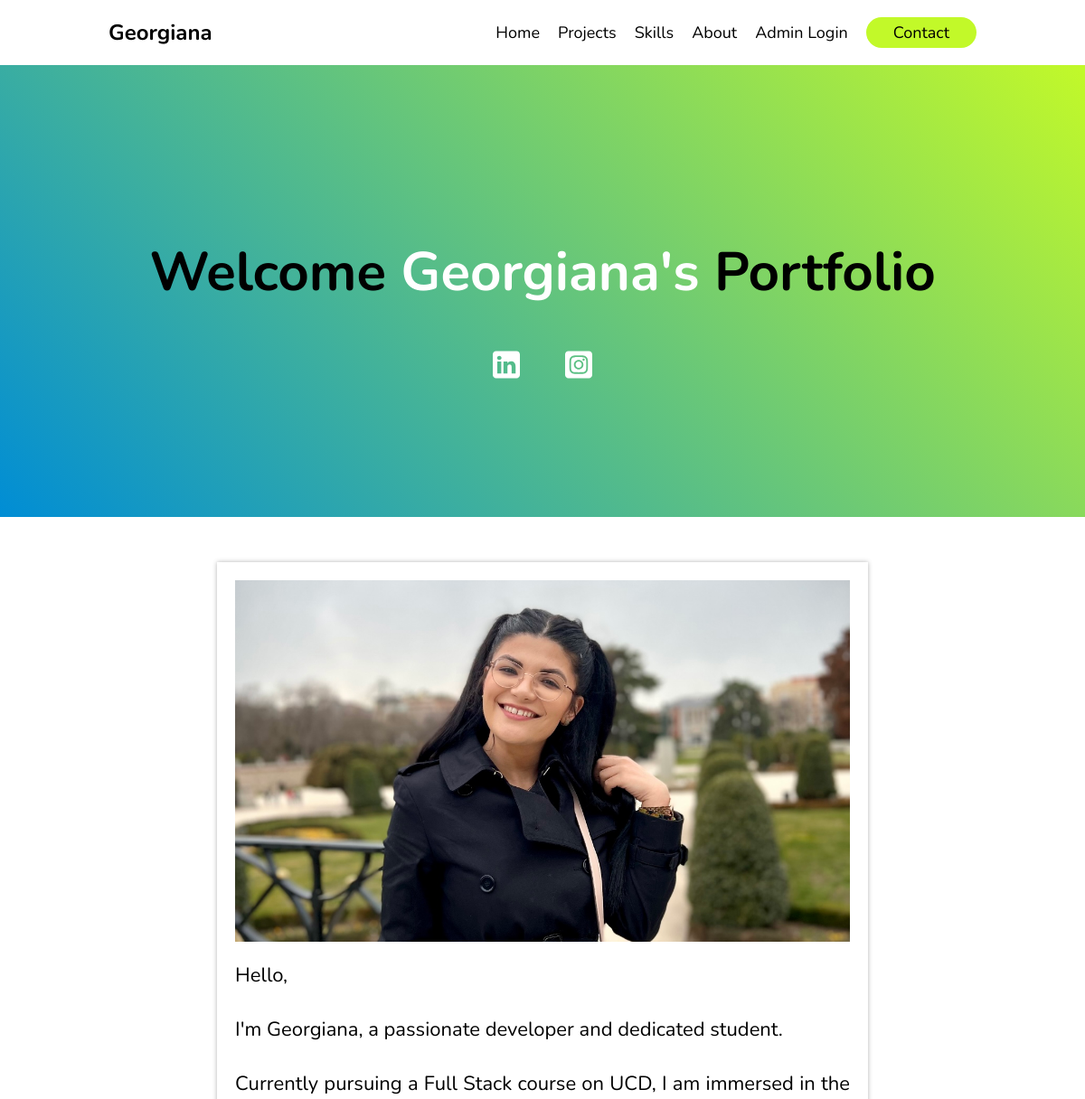
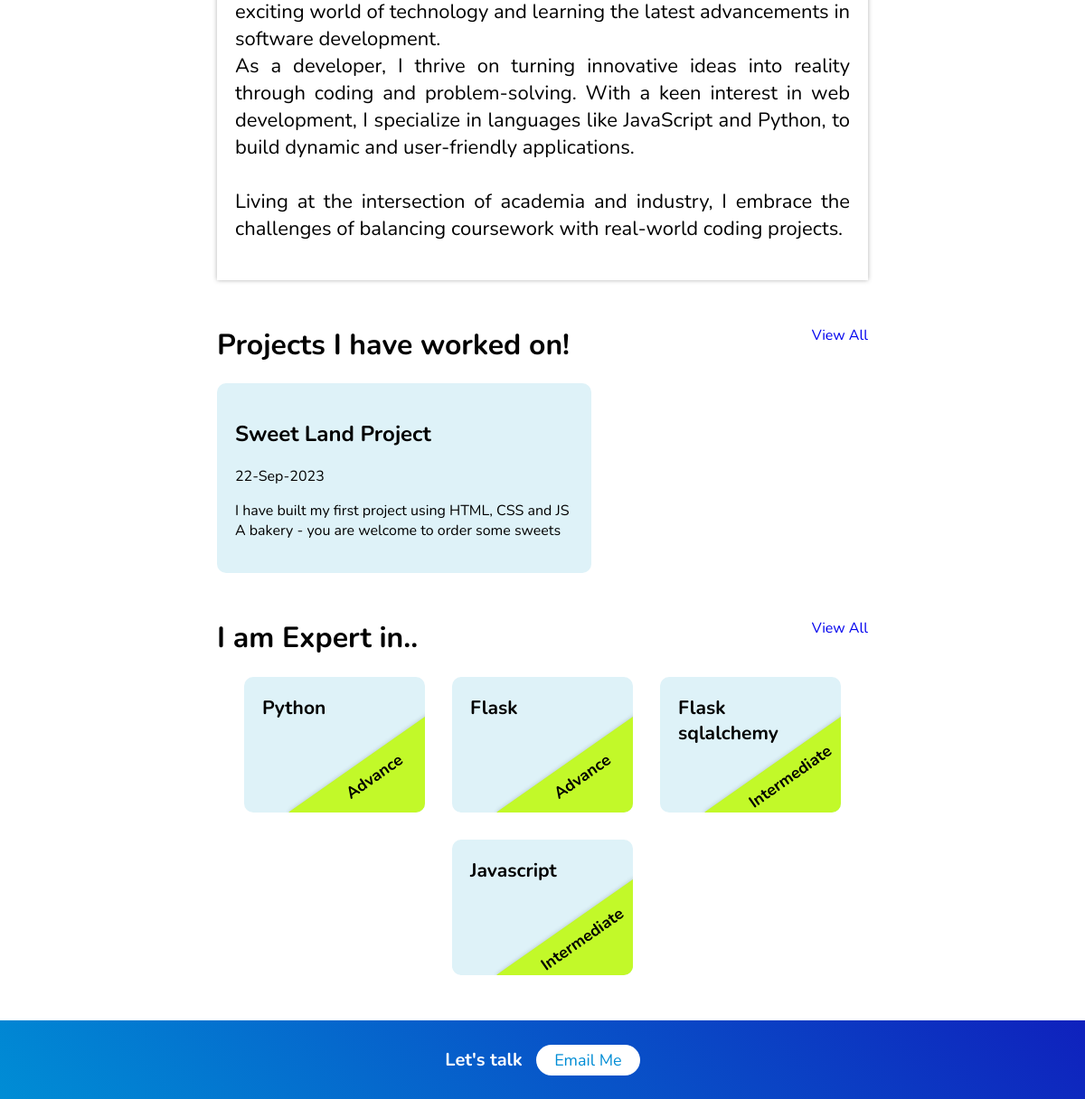
The page /home on the database its author committed (2 pictures, top to bottom).
### webapp/models.py (models this page shows)
class About(db.Model):
    id = db.Column(db.Integer, primary_key=True)
    profile_pic = db.Column(db.String(255))
    full_name = db.Column(db.String(255))
    about = db.Column(db.Text)
    linked_in = db.Column(db.String(255))
    instagram = db.Column(db.String(255))

class Project(db.Model):
    id = db.Column(db.Integer, primary_key=True)
    title = db.Column(db.String(255))
    desc = db.Column(db.Text)
    completed_on = db.Column(db.Date)
    repo_link = db.Column(db.String(255))

class Skills(db.Model):
    id = db.Column(db.Integer, primary_key=True)
    name = db.Column(db.String(20))
    level = db.Column(db.String(20))

### webapp/routes.py (the view)
@routes.route('/')
@routes.route('/home')
def home():
    about = About.query.first()
    project = Project.query.limit(3).all()
    skills = Skills.query.limit(4).all()
    return render_template("home.html"
                           , projects=project
                           , skills=skills
                           , about=about)

### webapp/templates/home.html (shortened to what this page needs)
<!DOCTYPE html>
<html lang="en">
<head>
    <link rel="stylesheet" href="../static/css/nav.css">
    <link rel="stylesheet" href="../static/css/home.css">
    <link rel="stylesheet" href="../static/css/skill.css">
</head>
<body>
    {% include "nav-bar.html" %}
    <div class="heading">
            <h1>Welcome <b>Georgiana's</b> Portfolio</h1>
            <div class="socials">
                <a href="{{ about.linked_in }}" target="_blank">
                </a>
                <a href="{{ about.instagram }}" target="_blank">
                </a>
            </div>
    </div>
    <div class="container">
        <div class="about">
        <div id="carousel-container">
          <div id="image-container">
              <div class="carousel-image" style="background-image: url('../static/images/1.jpeg')"></div>
          </div>
        </div>
            <div>
                <pre>{{ about.about }}</pre>
            </div>
        </div>
    </div>
    <div class="container">
        <div>
            <a style="float: right" href="/projects">View All</a>
            <h1>Projects I have worked on!</h1>
        </div>
        <div class="projects">
            {% for project in projects %}
                <div class="project">
                    <h2>{{ project.title }}</h2>
                    <span>{{ project.completed_on.strftime("%d-%b-%Y") }}</span>
                    <pre>{{ project.desc }}</pre>
                </div>
            {% endfor %}
        </div>
    </div>
    <div class="container">
        <div>
            <a style="float: right" href="/skills">View All</a>
            <h1>I am Expert in..</h1>
        </div>
        <div class="skills">
            {% for skill in skills %}
                <div class="skill">
                    <h3>{{ skill.name.capitalize() }}</h3>
                    <span class="skill_level">{{ skill.level.capitalize() }}</span>
                </div>
            {% endfor %}
        </div>
    </div>
    {% include "footer.html" %}
</body>
</html>

### webapp/templates/nav-bar.html (shortened to what this page needs)
<nav>
    <div class="nav-logo">
        <h2>Georgiana</h2>
    </div>
    {% if "id" not in session %}
        <div class="nav-item">
            <a href="/">Home</a>
            <a href="/projects">Projects</a>
            <a href="/skills">Skills</a>
            <a href="/about">About</a>
            <a href="/admin/">Admin Login</a>
            <a  class="nav-btn" href="/contact">Contact</a>
        </div>
    {% endif %}
</nav>

### webapp/templates/footer.html
<footer>
    <p>
        Let's talk <a href="mailto:georgianaioanacojocaru@gmail.com">Email Me</a>
    </p>
</footer>

### webapp/static/css/nav.css (style rules this page uses)
:root { --darkblue: #0F21BD; --mediumblue: #008DD5; --lightblue: #DEF2F8; --limegreen: #C2F929; }
body { margin: 0; scroll-behavior: smooth; }
* { font-family: Nunito, sans-serif; box-sizing: border-box; }
a { text-decoration: none; }
nav { display: flex; justify-content: space-between; align-items: center; padding: 0 10%; box-shadow: 0 0 4px rgba(0, 0, 0, 0.5); }
.nav-item { display: flex; align-items: center; gap: 20px; font-size: 18px; }
.nav-item a { color: black; }
.nav-btn { background-color: var(--limegreen); padding: 5px 30px; color: black; border-radius: 100px; transition: 0.3s ease all; }
.container { margin-inline: 20%; }
footer { text-align: center; background: linear-gradient(45deg, var(--mediumblue), var(--darkblue)); padding: 10px 0; font-weight: bold; font-size: 20px; color: white; margin-top: 20px; }
footer a { background-color: white; padding: 5px 20px; margin-left: 10px; border-radius: 100px; font-weight: normal; color: var(--mediumblue); font-size: 18px; }

### webapp/static/css/home.css (style rules this page uses)
.heading { height: 500px; display: flex; flex-direction: column; justify-content: center; align-items: center; font-size: 30px; background: linear-gradient(45deg, var(--mediumblue), var(--limegreen)); }
.heading b { color: white; }
.socials { display: flex; justify-content: center; gap: 50px; }
.socials svg { width: 30px; fill: white; cursor: pointer; }
.projects { display: flex; flex-wrap: wrap; gap: 20px; }
.project { background-color: var(--lightblue); padding: 20px; border-radius: 10px; display: flex; flex-direction: column; }
.about { font-size: 22px; margin-top: 50px; text-align: justify; box-shadow: 0 0 5px rgba(0, 0, 0, 0.3); padding: 20px; }
.container { margin-bottom: 50px; }
pre { word-wrap: break-word; white-space: pre-wrap; }
#carousel-container { width: 100%; margin: auto; overflow: hidden; }
#image-container { display: flex; transition: transform 0.5s ease-in-out; }
.carousel-image { min-width: 100%; height: 400px; background-size: cover; background-position: center; }

### webapp/static/css/skill.css (style rules this page uses)
.skills { flex: 2 0 700px; display: flex; flex-wrap: wrap; gap: 30px; justify-content: center; }
h3 { margin: 0; }
.skill { width: 200px; height: 150px; padding: 20px; border-radius: 10px; font-size: 18px; transition: 0.2s ease all; background-color: var(--lightblue); position: relative; overflow: hidden; }
.skill_level { position: absolute; bottom: -33px; right: -60px; transform: rotate(-35deg); background-color: var(--limegreen); width: 200px; height: 100px; padding: 10px; box-shadow: 0 0 5px rgba(0, 0, 0, 0.2); font-weight: bold; text-align: center; }

### rows shown on the page
About: about "Hello, I'm Georgiana, a passionate developer and dedicated student. Currently pursuing a Full Stack course on UCD, I am immersed in the exciting world of technology and learning the latest advancements in software development. As a developer, I thrive on turning innovative ideas into reality through coding and problem-solving. With a keen interest in web development, I specialize in languages like JavaScript and Python, to build dynamic and user-friendly applications. Living at the intersection of academia and industry, I embrace the challenges of balancing coursework with real-world coding projects."
Project: title "Sweet Land Project", completed_on "22-Sep-2023", desc "I have built my first project using HTML, CSS and JS A bakery - you are welcome to order some sweets"
Skills: name "Python", level "Advance"
Skills: name "Flask", level "Advance"
Skills: name "Flask sqlalchemy", level "Intermediate"
Skills: name "Javascript", level "Intermediate"
